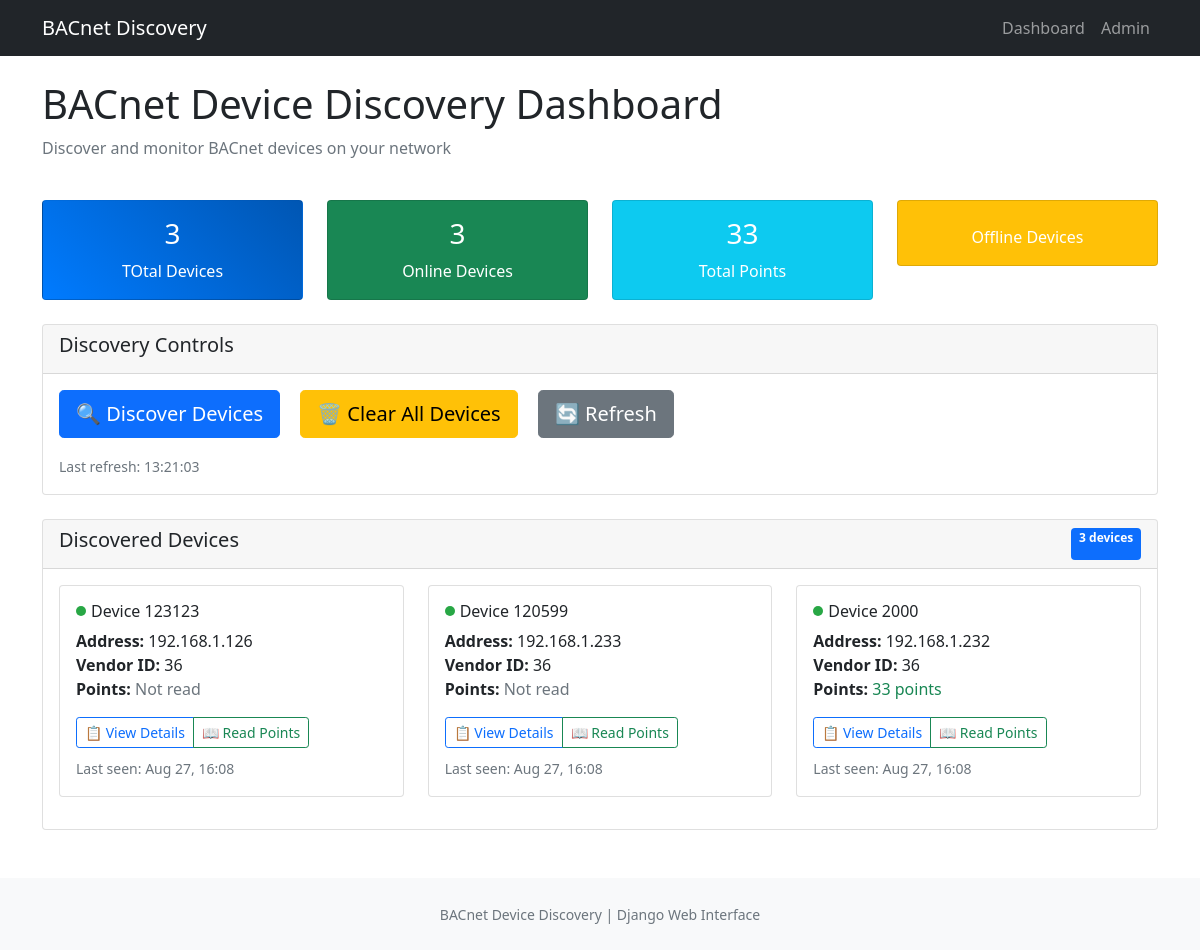
The app's page /, older data.
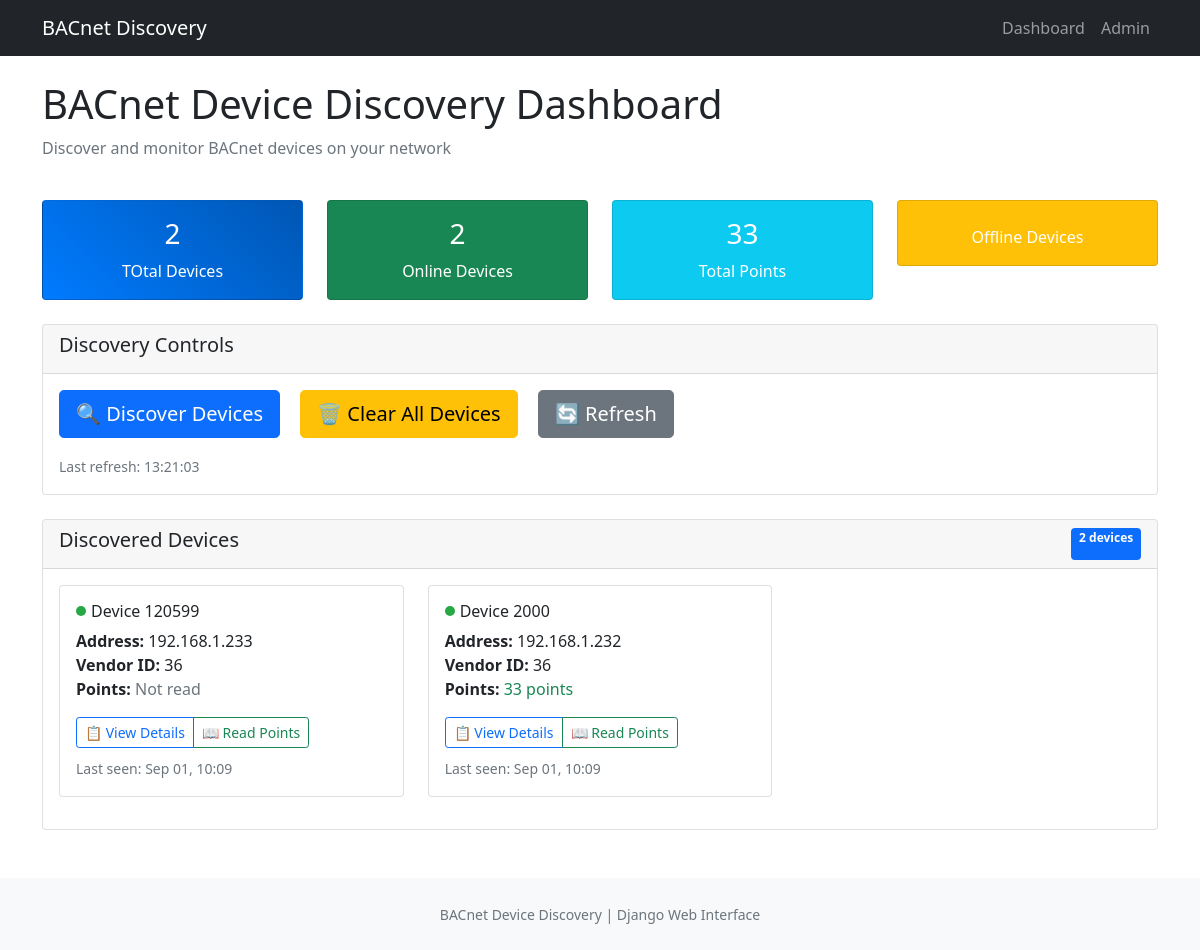
The same page, newer data.
### discovery/models.py (models this page shows, shortened)
class BACnetDevice(models.Model):
    device_id = models.IntegerField(
        unique=True, help_text="BACnet device instance number"
    )
    address = models.CharField(max_length=50, help_text="IP address of device")
    vendor_id = models.IntegerField(help_text="BACnet vendor ID")
    first_seen = models.DateTimeField(auto_now_add=True)
    last_seen = models.DateTimeField(auto_now_add=True)
    is_online = models.BooleanField(default=True)
    points_read = models.BooleanField(default=True)
    class Meta:
        ordering = ["device_id"]
        verbose_name = "BACnet Device"
        verbose_name_plural = "BACnet Devices"

### discovery/views.py (the view)
# urls.py: path("", views.dashboard, name="dashboard"),
def dashboard(request):
    devices = (
        BACnetDevice.objects.all()
        .annotate(point_count=Count("points"))
        .order_by("-last_seen")
    )
    context = {
        "devices": devices,
        "total_devices": devices.count(),
        "online_devices": devices.filter(is_online=True).count(),
        "total_points": BACnetPoint.objects.count(),
    }
    return render(request, "discovery/dashboard.html", context)

### discovery/templates/discovery/dashboard.html (shortened to what the changed rows need)
{% extends 'discovery/base.html' %}
{% block content %}
<div class="row mb-4">
    <div class="col">
        <h1>BACnet Device Discovery Dashboard</h1>
    </div>
</div>
<div class="row mb-4">
    <div class="col-md-3">
        <div class="card card-stats">
            <div class="card-body text-center">
                <h3 class="card-title">{{ total_devices }}</h3>
                <p class="card-text">TOtal Devices</p>
            </div>
        </div>
    </div>
    <div class="col-md-3">
        <div class="card text-white bg-success">
            <div class="card-body text-center">
                <h3 class="card-title">{{ online_devices }}</h3>
                <p class="card-text">Online Devices</p>
            </div>
        </div>
    </div>
</div>
                        {% load tz %}
<div class="row">
    <div class="col">
        <div class="card">
            <div class="card-header d-flex justify-content-between">
                <h5>Discovered Devices</h5>
                <span class="badge bg-primary">{{ devices|length }} devices</span>
            </div>
            <div class="card-body">
                {% if devices %}
                    <div class="row" id="devices-container">
                        {% for device in devices %}
                        <div class="col-md-6 col-lg-4 mb-3">
                            <div class="card device-card">
                                <div class="card-body">
                                    <div class="d-flex align-items-center mb-2">
                                        <span class="online-indicator {% if device.is_online %}online {% else %}offline{% endif %}"></span>
                                        <h6 class="card-title mb-0">Device {{ device.device_id }}</h6>
                                    </div>
                                    <p class="card-text">
                                        <strong>Address:</strong> {{ device.address }}<br>
                                        <strong>Vendor ID:</strong> {{ device.vendor_id }}<br>
                                        <strong>Points:</strong>
                                        {% if device.points_read %}
                                            <span class="text-success">{{ device.point_count }} points</span>
                                        {% else %}
                                            <span class="text-muted">Not read</span>
                                        {% endif %}
                                    </p>
                                    <div class="btn-group btn-group-sm">
                                        <a href="{% url 'discovery:device_detail' device.device_id %}" class="btn btn-outline-primary">
                                            📋 View Details
                                        </a>
                                        <button class="btn btn-outline-success read-points-btn" data-device-id="{{ device.device_id }}">
                                            📖 Read Points
                                        </button>
                                    </div>
                                    <div class="mt-2">
                                        <small class="text-muted">
                                            {% load tz %}
                                            Last seen: {{ device.last_seen|timezone:"Australia/Melbourne"|date:"M d, H:i" }}
                                        </small>
                                    </div>
                                </div>
                            </div>
                        </div>
                        {% endfor %}
                    </div>
                    {% endif %}
            </div>
        </div>
    </div>
</div>
{% endblock %}

Row changes from the older to the newer data that the page shows:
removed BACnetDevice: is_online True (drawn), device_id "123123", address "192.168.1.126", vendor_id "36", points_read "Not read", last_seen "Aug 27, 16:08"
removed BACnetDevice: is_online True (drawn), device_id "120599", address "192.168.1.233", vendor_id "36", points_read "Not read", last_seen "Aug 27, 16:08"
removed BACnetDevice: is_online True (drawn), device_id "2000", address "192.168.1.232", vendor_id "36", point_count "33", last_seen "Aug 27, 16:08"
added BACnetDevice: is_online True (drawn), device_id "120599", address "192.168.1.233", vendor_id "36", points_read "Not read", last_seen "Sep 01, 10:09"
added BACnetDevice: is_online True (drawn), device_id "2000", address "192.168.1.232", vendor_id "36", point_count "33", last_seen "Sep 01, 10:09"
Text that changed along with them:
{{ total_devices }}: "3" → "2"
{{ online_devices }}: "3" → "2"
{{ devices|length }}: "3" → "2"
